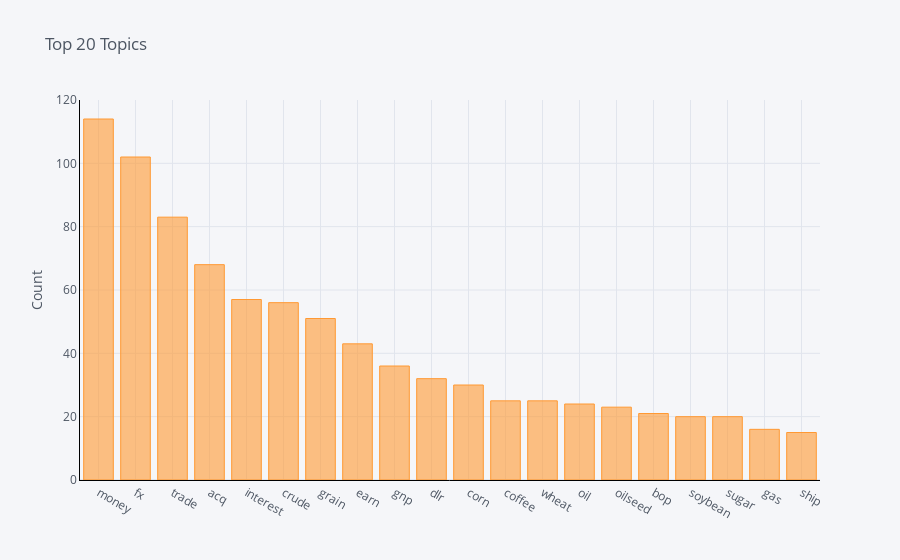

Write notebook code for a chart like this one.
### Code cell
common_words = get_top_n_words(df_filter['topics'], 20)
#for word, freq in common_words:
#    print(word, freq)
df2 = pd.DataFrame(common_words, columns = ['TopicText' , 'count'])
df2.groupby('TopicText').sum()['count'].sort_values(ascending=False).iplot(
    kind='bar', yTitle='Count', linecolor='black', title='Top 20 Topics')

### Figure 1 — Plotly figure (JSON) as saved in the notebook; plotly's stock layout.template omitted (floating-point values rounded to 4 significant figures)
{"data": [{"marker": {"color": "rgba(255, 153, 51, 0.6)", "line": {"color": "rgba(255, 153, 51, 1.0)", "width": 1}}, "name": "count", "orientation": "v", "text": "", "type": "bar", "x": ["money", "fx", "trade", "acq", "interest", "crude", "grain", "earn", "gnp", "dlr", "corn", "coffee", "wheat", "oil", "oilseed", "bop", "soybean", "sugar", "gas", "ship"], "y": [114, 102, 83, 68, 57, 56, 51, 43, 36, 32, 30, 25, 25, 24, 23, 21, 20, 20, 16, 15]}], "layout": {"legend": {"bgcolor": "#F5F6F9", "font": {"color": "#4D5663"}}, "paper_bgcolor": "#F5F6F9", "plot_bgcolor": "#F5F6F9", "title": {"font": {"color": "#4D5663"}, "text": "Top 20 Topics"}, "xaxis": {"gridcolor": "#E1E5ED", "linecolor": "black", "showgrid": true, "tickfont": {"color": "#4D5663"}, "title": {"font": {"color": "#4D5663"}, "text": ""}, "zerolinecolor": "#E1E5ED"}, "yaxis": {"gridcolor": "#E1E5ED", "linecolor": "black", "showgrid": true, "tickfont": {"color": "#4D5663"}, "title": {"font": {"color": "#4D5663"}, "text": "Count"}, "zerolinecolor": "#E1E5ED"}}}
